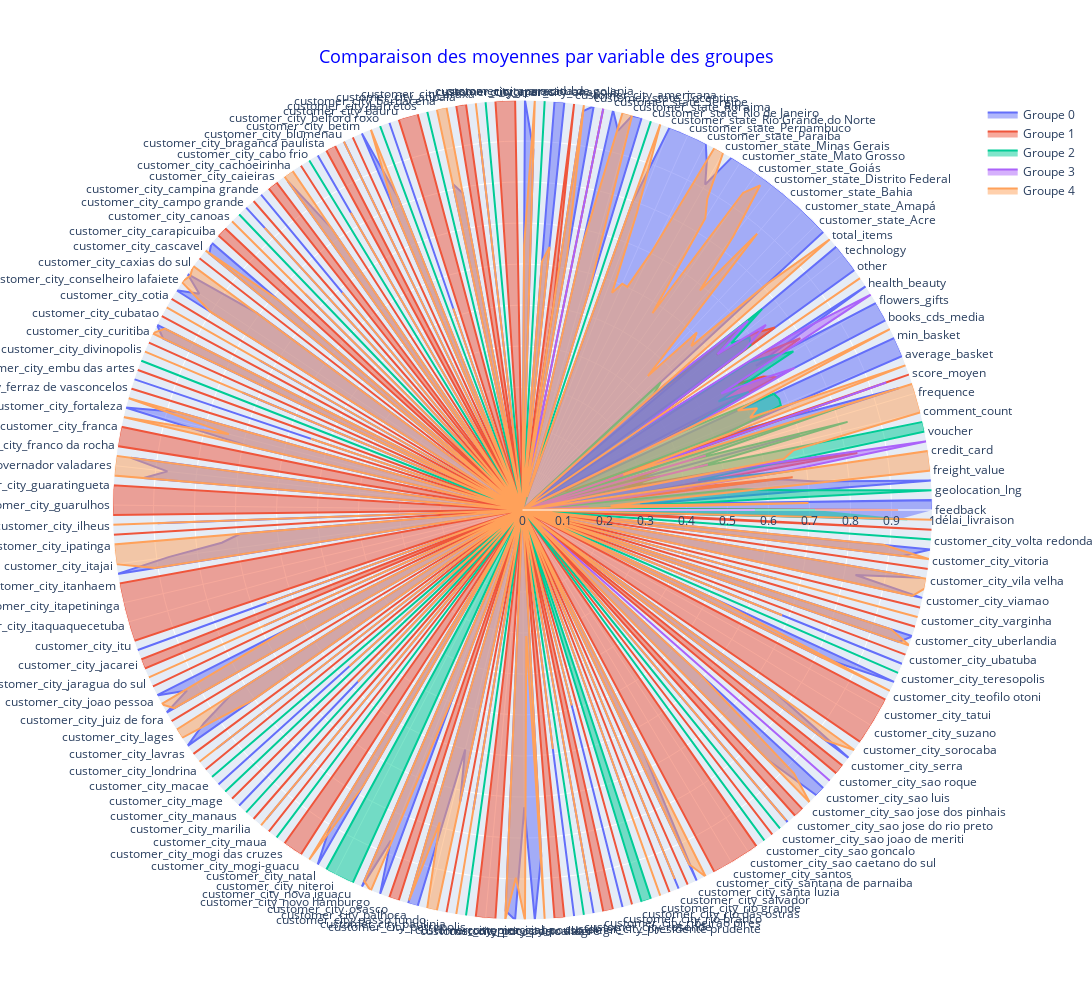

Notebook code for this chart:
### Code cell
plot_radars(data_kmeans, "groupes")

### Figure 1 — Plotly figure (JSON) as saved in the notebook; plotly's stock layout.template omitted (floating-point values rounded to 4 significant figures; data arrays with more than 128 entries replaced by an {"elided": "..."} marker saying what was removed)
{"data": [{"fill": "toself", "name": "Groupe 0", "r": {"elided": "261 float values"}, "theta": {"elided": "261 str values"}, "type": "scatterpolar"}, {"fill": "toself", "name": "Groupe 1", "r": {"elided": "261 float values"}, "theta": {"elided": "261 str values"}, "type": "scatterpolar"}, {"fill": "toself", "name": "Groupe 2", "r": {"elided": "261 float values"}, "theta": {"elided": "261 str values"}, "type": "scatterpolar"}, {"fill": "toself", "name": "Groupe 3", "r": {"elided": "261 float values"}, "theta": {"elided": "261 str values"}, "type": "scatterpolar"}, {"fill": "toself", "name": "Groupe 4", "r": {"elided": "261 float values"}, "theta": {"elided": "261 str values"}, "type": "scatterpolar"}], "layout": {"height": 1000, "polar": {"radialaxis": {"range": [0, 1], "visible": true}}, "showlegend": true, "title": {"font": {"color": "blue", "size": 18}, "text": "Comparaison des moyennes par variable des groupes", "x": 0.5, "xanchor": "center", "y": 0.95, "yanchor": "top"}, "width": 1200}}
